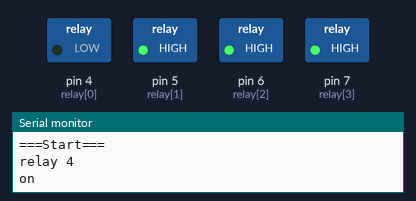
A sketch run on a simulated Arduino Uno, built with avr-gcc and run on an emulated ATmega328P. Shown: switched loads named in the sketch (green lamp = pin HIGH), the last lines printed to the serial monitor.

Above: at 0.7 s.
At 4.7 s:
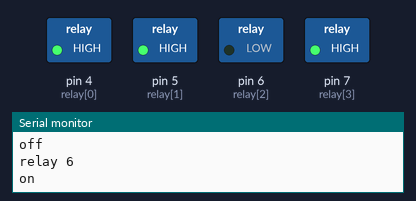
At 8.7 s:
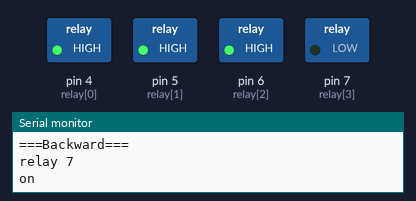
At 13.7 s:
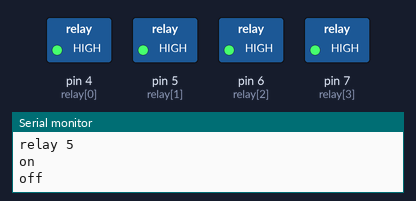
At 18.7 s:
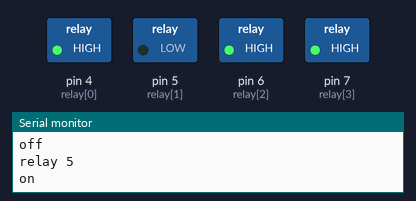
Timing chart, 0 to 20.8 s (numbered marks = the images above):
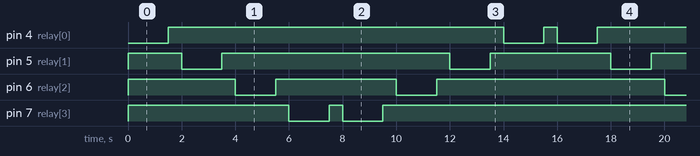

Measured:
- by itself, pin 4 (relay[0]): repeats every 16.0 s: LOW 1.5 s, HIGH 0.50 s, LOW 1.5 s, HIGH 12.5 s
- by itself, pin 5 (relay[1]): repeats every 16.0 s: HIGH 8.5 s, LOW 1.5 s, HIGH 4.5 s, LOW 1.5 s
- by itself, pin 6 (relay[2]): repeats every 16.0 s: HIGH 4.5 s, LOW 1.5 s, HIGH 8.5 s, LOW 1.5 s
- by itself, pin 7 (relay[3]): repeats every 16.0 s: HIGH 0.50 s, LOW 1.5 s, HIGH 12.5 s, LOW 1.5 s

The sketch:

my_test_relay.ino
```cpp
//four channel relay test

int t = 1500; //set delay time
int relay[]={4,5,6,7}; // set relay pin
int ssr=3; // set ssr pin

void setup(){
  Serial.begin(9600);
  for (int i = 0; i <= 3 ; i++){
    pinMode(relay[i],OUTPUT); //initialize output pin
    digitalWrite(relay[i],HIGH); //turn the relay OFF,cause its low trigger
  }
}
void loop(){
  Serial.println("===Start===");
  for (int i = 0; i <= 3; i++)
  {
    digitalWrite(relay[i],LOW);
    Serial.print("relay ");Serial.println(relay[i]);
    Serial.println("on");
    delay(t);
    Serial.println("off");
    digitalWrite(relay[i],HIGH);
    delay(500);
  }
  Serial.println("===Backward===");
  for (int i = 3; i >= 0; i--)
  {
    Serial.print("relay ");Serial.println(relay[i]);
    Serial.println("on");
    digitalWrite(relay[i],LOW);
    delay(t);
    Serial.println("off");
    digitalWrite(relay[i],HIGH);
    delay(500);
  }
}
```
